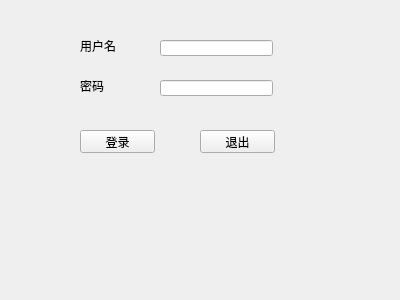
<?xml version="1.0" encoding="UTF-8"?>
<ui version="4.0">
 <class>Widget</class>
 <widget class="QWidget" name="Widget">
  <property name="geometry">
   <rect>
    <x>0</x>
    <y>0</y>
    <width>400</width>
    <height>300</height>
   </rect>
  </property>
  <property name="windowTitle">
   <string>Widget</string>
  </property>
  <widget class="QLineEdit" name="lineEditUser">
   <property name="geometry">
    <rect>
     <x>160</x>
     <y>40</y>
     <width>113</width>
     <height>16</height>
    </rect>
   </property>
  </widget>
  <widget class="QLineEdit" name="lineEditPassword">
   <property name="geometry">
    <rect>
     <x>160</x>
     <y>80</y>
     <width>113</width>
     <height>16</height>
    </rect>
   </property>
  </widget>
  <widget class="QLabel" name="label">
   <property name="geometry">
    <rect>
     <x>80</x>
     <y>40</y>
     <width>54</width>
     <height>12</height>
    </rect>
   </property>
   <property name="text">
    <string>用户名</string>
   </property>
  </widget>
  <widget class="QLabel" name="label_2">
   <property name="geometry">
    <rect>
     <x>80</x>
     <y>80</y>
     <width>54</width>
     <height>12</height>
    </rect>
   </property>
   <property name="text">
    <string>密码</string>
   </property>
  </widget>
  <widget class="QPushButton" name="pushButtonLogin">
   <property name="geometry">
    <rect>
     <x>80</x>
     <y>130</y>
     <width>75</width>
     <height>23</height>
    </rect>
   </property>
   <property name="text">
    <string>登录</string>
   </property>
  </widget>
  <widget class="QPushButton" name="pushButtonExit">
   <property name="geometry">
    <rect>
     <x>200</x>
     <y>130</y>
     <width>75</width>
     <height>23</height>
    </rect>
   </property>
   <property name="text">
    <string>退出</string>
   </property>
  </widget>
 </widget>
 <layoutdefault spacing="6" margin="11"/>
 <resources/>
 <connections/>
</ui>
